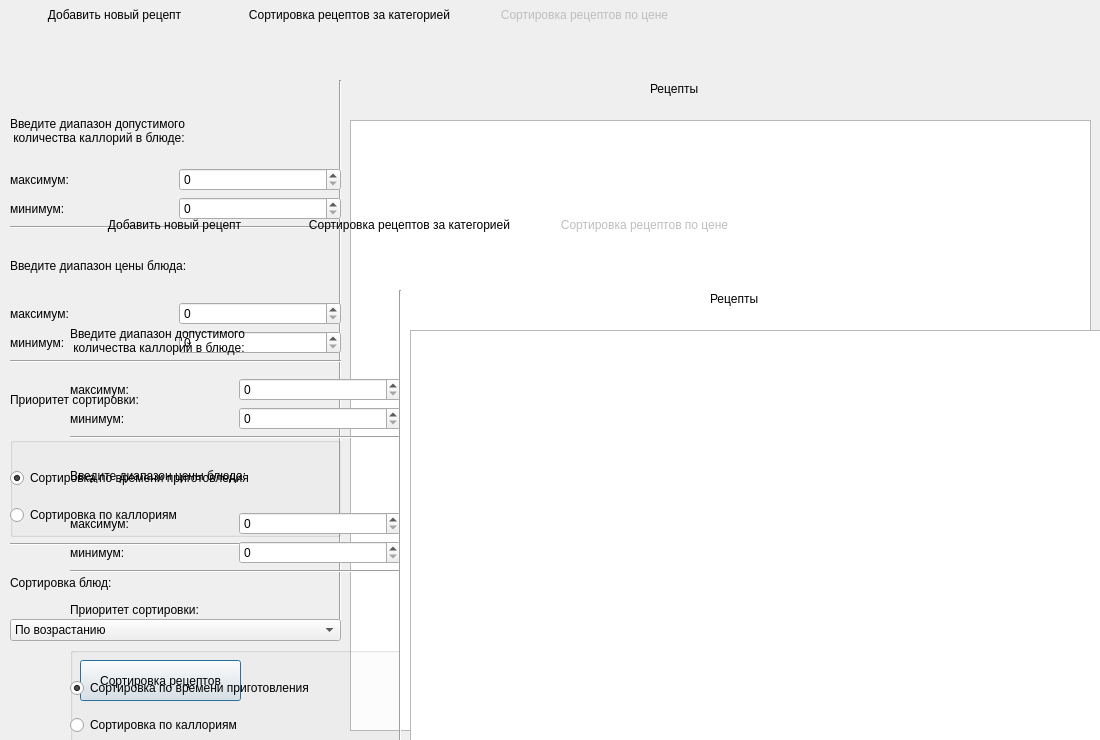
<?xml version="1.0" encoding="UTF-8"?>
<ui version="4.0">
 <class>Calculate_Window</class>
 <widget class="QDialog" name="Calculate_Window">
  <property name="geometry">
   <rect>
    <x>0</x>
    <y>0</y>
    <width>1100</width>
    <height>740</height>
   </rect>
  </property>
  <property name="windowTitle">
   <string>Dialog</string>
  </property>
  <property name="toolTipDuration">
   <number>-1</number>
  </property>
  <widget class="QPushButton" name="sort_Btn">
   <property name="geometry">
    <rect>
     <x>80</x>
     <y>660</y>
     <width>161</width>
     <height>41</height>
    </rect>
   </property>
   <property name="text">
    <string>Сортировка рецептов</string>
   </property>
  </widget>
  <widget class="QTableWidget" name="recipes_tblWidget">
   <property name="geometry">
    <rect>
     <x>350</x>
     <y>120</y>
     <width>741</width>
     <height>611</height>
    </rect>
   </property>
   <property name="toolTipDuration">
    <number>-1</number>
   </property>
  </widget>
  <widget class="Line" name="line">
   <property name="geometry">
    <rect>
     <x>330</x>
     <y>80</y>
     <width>20</width>
     <height>541</height>
    </rect>
   </property>
   <property name="orientation">
    <enum>Qt::Vertical</enum>
   </property>
  </widget>
  <widget class="QWidget" name="verticalLayoutWidget">
   <property name="geometry">
    <rect>
     <x>10</x>
     <y>100</y>
     <width>331</width>
     <height>541</height>
    </rect>
   </property>
   <layout class="QVBoxLayout" name="verticalLayout">
    <item>
     <widget class="QLabel" name="label">
      <property name="text">
       <string>Введите диапазон допустимого
 количества каллорий в блюде:</string>
      </property>
     </widget>
    </item>
    <item>
     <layout class="QGridLayout" name="gridLayout_2">
      <item row="0" column="1">
       <widget class="QSpinBox" name="cal_max_spinBox"/>
      </item>
      <item row="0" column="0">
       <widget class="QLabel" name="label_6">
        <property name="text">
         <string>максимум:</string>
        </property>
       </widget>
      </item>
      <item row="1" column="0">
       <widget class="QLabel" name="label_7">
        <property name="text">
         <string>минимум:</string>
        </property>
       </widget>
      </item>
      <item row="1" column="1">
       <widget class="QSpinBox" name="cal_min_spinBox"/>
      </item>
     </layout>
    </item>
    <item>
     <widget class="Line" name="line_2">
      <property name="orientation">
       <enum>Qt::Horizontal</enum>
      </property>
     </widget>
    </item>
    <item>
     <widget class="QLabel" name="label_5">
      <property name="text">
       <string>Введите диапазон цены блюда:</string>
      </property>
     </widget>
    </item>
    <item>
     <layout class="QGridLayout" name="gridLayout">
      <item row="0" column="1">
       <widget class="QSpinBox" name="cost_max_spinBox"/>
      </item>
      <item row="0" column="0">
       <widget class="QLabel" name="label_2">
        <property name="text">
         <string>максимум:</string>
        </property>
       </widget>
      </item>
      <item row="1" column="0">
       <widget class="QLabel" name="label_3">
        <property name="text">
         <string>минимум:</string>
        </property>
       </widget>
      </item>
      <item row="1" column="1">
       <widget class="QSpinBox" name="cost_min_spinBox"/>
      </item>
     </layout>
    </item>
    <item>
     <widget class="Line" name="line_3">
      <property name="orientation">
       <enum>Qt::Horizontal</enum>
      </property>
     </widget>
    </item>
    <item>
     <widget class="QLabel" name="label_9">
      <property name="text">
       <string>Приоритет сортировки:</string>
      </property>
     </widget>
    </item>
    <item>
     <widget class="QGroupBox" name="groupBox">
      <property name="minimumSize">
       <size>
        <width>50</width>
        <height>100</height>
       </size>
      </property>
      <property name="title">
       <string/>
      </property>
      <widget class="QWidget" name="verticalLayoutWidget_2">
       <property name="geometry">
        <rect>
         <x>0</x>
         <y>20</y>
         <width>331</width>
         <height>81</height>
        </rect>
       </property>
       <layout class="QVBoxLayout" name="verticalLayout_2">
        <item>
         <widget class="QRadioButton" name="time_radioButton">
          <property name="text">
           <string>Сортировка по времени приготовления</string>
          </property>
          <property name="checked">
           <bool>true</bool>
          </property>
         </widget>
        </item>
        <item>
         <widget class="QRadioButton" name="cal_radioButton_2">
          <property name="text">
           <string>Сортировка по каллориям</string>
          </property>
          <property name="checked">
           <bool>false</bool>
          </property>
         </widget>
        </item>
       </layout>
      </widget>
     </widget>
    </item>
    <item>
     <widget class="Line" name="line_4">
      <property name="orientation">
       <enum>Qt::Horizontal</enum>
      </property>
     </widget>
    </item>
    <item>
     <widget class="QLabel" name="label_8">
      <property name="text">
       <string>Сортировка блюд:</string>
      </property>
     </widget>
    </item>
    <item>
     <widget class="QComboBox" name="sort_cmbBox">
      <item>
       <property name="text">
        <string>По возрастанию</string>
       </property>
      </item>
      <item>
       <property name="text">
        <string>По убыванию</string>
       </property>
      </item>
     </widget>
    </item>
   </layout>
  </widget>
  <widget class="QLabel" name="label_4">
   <property name="geometry">
    <rect>
     <x>650</x>
     <y>80</y>
     <width>67</width>
     <height>17</height>
    </rect>
   </property>
   <property name="text">
    <string>Рецепты</string>
   </property>
  </widget>
  <widget class="QWidget" name="horizontalLayoutWidget">
   <property name="geometry">
    <rect>
     <x>0</x>
     <y>0</y>
     <width>699</width>
     <height>31</height>
    </rect>
   </property>
   <layout class="QHBoxLayout" name="horizontalLayout">
    <item>
     <widget class="QPushButton" name="show_add_recipe_page_btn">
      <property name="sizePolicy">
       <sizepolicy hsizetype="Minimum" vsizetype="Fixed">
        <horstretch>0</horstretch>
        <verstretch>0</verstretch>
       </sizepolicy>
      </property>
      <property name="text">
       <string>Добавить новый рецепт</string>
      </property>
      <property name="flat">
       <bool>true</bool>
      </property>
     </widget>
    </item>
    <item>
     <widget class="QPushButton" name="show_select_recipe">
      <property name="sizePolicy">
       <sizepolicy hsizetype="Minimum" vsizetype="Fixed">
        <horstretch>0</horstretch>
        <verstretch>0</verstretch>
       </sizepolicy>
      </property>
      <property name="text">
       <string>Сортировка рецептов за категорией</string>
      </property>
      <property name="flat">
       <bool>true</bool>
      </property>
     </widget>
    </item>
    <item>
     <widget class="QPushButton" name="show_sort_recipe">
      <property name="enabled">
       <bool>false</bool>
      </property>
      <property name="sizePolicy">
       <sizepolicy hsizetype="Minimum" vsizetype="Fixed">
        <horstretch>0</horstretch>
        <verstretch>0</verstretch>
       </sizepolicy>
      </property>
      <property name="text">
       <string>Сортировка рецептов по цене</string>
      </property>
      <property name="flat">
       <bool>true</bool>
      </property>
     </widget>
    </item>
   </layout>
  </widget>
  <widget class="QTableWidget" name="recipes_tblWidget_2">
   <property name="geometry">
    <rect>
     <x>410</x>
     <y>330</y>
     <width>741</width>
     <height>611</height>
    </rect>
   </property>
   <property name="toolTipDuration">
    <number>-1</number>
   </property>
  </widget>
  <widget class="QWidget" name="verticalLayoutWidget_3">
   <property name="geometry">
    <rect>
     <x>70</x>
     <y>310</y>
     <width>331</width>
     <height>541</height>
    </rect>
   </property>
   <layout class="QVBoxLayout" name="verticalLayout_5">
    <item>
     <widget class="QLabel" name="label_18">
      <property name="text">
       <string>Введите диапазон допустимого
 количества каллорий в блюде:</string>
      </property>
     </widget>
    </item>
    <item>
     <layout class="QGridLayout" name="gridLayout_5">
      <item row="0" column="1">
       <widget class="QSpinBox" name="cal_max_spinBox_3"/>
      </item>
      <item row="0" column="0">
       <widget class="QLabel" name="label_19">
        <property name="text">
         <string>максимум:</string>
        </property>
       </widget>
      </item>
      <item row="1" column="0">
       <widget class="QLabel" name="label_20">
        <property name="text">
         <string>минимум:</string>
        </property>
       </widget>
      </item>
      <item row="1" column="1">
       <widget class="QSpinBox" name="cal_min_spinBox_3"/>
      </item>
     </layout>
    </item>
    <item>
     <widget class="Line" name="line_8">
      <property name="orientation">
       <enum>Qt::Horizontal</enum>
      </property>
     </widget>
    </item>
    <item>
     <widget class="QLabel" name="label_21">
      <property name="text">
       <string>Введите диапазон цены блюда:</string>
      </property>
     </widget>
    </item>
    <item>
     <layout class="QGridLayout" name="gridLayout_6">
      <item row="0" column="1">
       <widget class="QSpinBox" name="cost_max_spinBox_3"/>
      </item>
      <item row="0" column="0">
       <widget class="QLabel" name="label_22">
        <property name="text">
         <string>максимум:</string>
        </property>
       </widget>
      </item>
      <item row="1" column="0">
       <widget class="QLabel" name="label_23">
        <property name="text">
         <string>минимум:</string>
        </property>
       </widget>
      </item>
      <item row="1" column="1">
       <widget class="QSpinBox" name="cost_min_spinBox_3"/>
      </item>
     </layout>
    </item>
    <item>
     <widget class="Line" name="line_9">
      <property name="orientation">
       <enum>Qt::Horizontal</enum>
      </property>
     </widget>
    </item>
    <item>
     <widget class="QLabel" name="label_24">
      <property name="text">
       <string>Приоритет сортировки:</string>
      </property>
     </widget>
    </item>
    <item>
     <widget class="QGroupBox" name="groupBox_3">
      <property name="minimumSize">
       <size>
        <width>50</width>
        <height>100</height>
       </size>
      </property>
      <property name="title">
       <string/>
      </property>
      <widget class="QWidget" name="verticalLayoutWidget_5">
       <property name="geometry">
        <rect>
         <x>0</x>
         <y>20</y>
         <width>331</width>
         <height>81</height>
        </rect>
       </property>
       <layout class="QVBoxLayout" name="verticalLayout_6">
        <item>
         <widget class="QRadioButton" name="time_radioButton_3">
          <property name="text">
           <string>Сортировка по времени приготовления</string>
          </property>
          <property name="checked">
           <bool>true</bool>
          </property>
         </widget>
        </item>
        <item>
         <widget class="QRadioButton" name="cal_radioButton_4">
          <property name="text">
           <string>Сортировка по каллориям</string>
          </property>
          <property name="checked">
           <bool>false</bool>
          </property>
         </widget>
        </item>
       </layout>
      </widget>
     </widget>
    </item>
    <item>
     <widget class="Line" name="line_10">
      <property name="orientation">
       <enum>Qt::Horizontal</enum>
      </property>
     </widget>
    </item>
    <item>
     <widget class="QLabel" name="label_25">
      <property name="text">
       <string>Сортировка блюд:</string>
      </property>
     </widget>
    </item>
    <item>
     <widget class="QComboBox" name="sort_cmbBox_3">
      <item>
       <property name="text">
        <string>По возрастанию</string>
       </property>
      </item>
      <item>
       <property name="text">
        <string>По убыванию</string>
       </property>
      </item>
     </widget>
    </item>
   </layout>
  </widget>
  <widget class="QPushButton" name="sort_Btn_2">
   <property name="geometry">
    <rect>
     <x>140</x>
     <y>870</y>
     <width>161</width>
     <height>41</height>
    </rect>
   </property>
   <property name="text">
    <string>Сортировка рецептов</string>
   </property>
  </widget>
  <widget class="QWidget" name="horizontalLayoutWidget_2">
   <property name="geometry">
    <rect>
     <x>60</x>
     <y>210</y>
     <width>699</width>
     <height>31</height>
    </rect>
   </property>
   <layout class="QHBoxLayout" name="horizontalLayout_3">
    <item>
     <widget class="QPushButton" name="show_add_recipe_page_btn_3">
      <property name="sizePolicy">
       <sizepolicy hsizetype="Minimum" vsizetype="Fixed">
        <horstretch>0</horstretch>
        <verstretch>0</verstretch>
       </sizepolicy>
      </property>
      <property name="text">
       <string>Добавить новый рецепт</string>
      </property>
      <property name="flat">
       <bool>true</bool>
      </property>
     </widget>
    </item>
    <item>
     <widget class="QPushButton" name="show_select_recipe_3">
      <property name="sizePolicy">
       <sizepolicy hsizetype="Minimum" vsizetype="Fixed">
        <horstretch>0</horstretch>
        <verstretch>0</verstretch>
       </sizepolicy>
      </property>
      <property name="text">
       <string>Сортировка рецептов за категорией</string>
      </property>
      <property name="flat">
       <bool>true</bool>
      </property>
     </widget>
    </item>
    <item>
     <widget class="QPushButton" name="show_sort_recipe_3">
      <property name="enabled">
       <bool>false</bool>
      </property>
      <property name="sizePolicy">
       <sizepolicy hsizetype="Minimum" vsizetype="Fixed">
        <horstretch>0</horstretch>
        <verstretch>0</verstretch>
       </sizepolicy>
      </property>
      <property name="text">
       <string>Сортировка рецептов по цене</string>
      </property>
      <property name="flat">
       <bool>true</bool>
      </property>
     </widget>
    </item>
   </layout>
  </widget>
  <widget class="Line" name="line_11">
   <property name="geometry">
    <rect>
     <x>390</x>
     <y>290</y>
     <width>20</width>
     <height>541</height>
    </rect>
   </property>
   <property name="orientation">
    <enum>Qt::Vertical</enum>
   </property>
  </widget>
  <widget class="QLabel" name="label_26">
   <property name="geometry">
    <rect>
     <x>710</x>
     <y>290</y>
     <width>67</width>
     <height>17</height>
    </rect>
   </property>
   <property name="text">
    <string>Рецепты</string>
   </property>
  </widget>
 </widget>
 <resources/>
 <connections/>
</ui>
